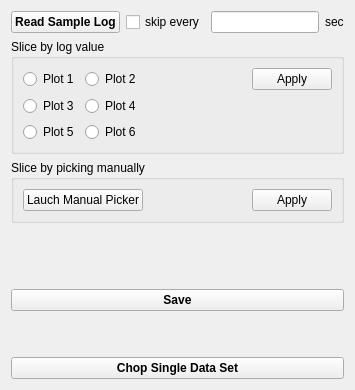
                  <widget class="QWidget" name="tab_7">
                   <attribute name="title">
                    <string>Log Value</string>
                   </attribute>
                   <layout class="QGridLayout" name="gridLayout_4">
                    <item row="0" column="0">
                     <layout class="QGridLayout" name="gridLayout_3">
                      <item row="4" column="0">
                       <spacer name="verticalSpacer_8">
                        <property name="orientation">
                         <enum>Qt::Vertical</enum>
                        </property>
                        <property name="sizeType">
                         <enum>QSizePolicy::Preferred</enum>
                        </property>
                        <property name="sizeHint" stdset="0">
                         <size>
                          <width>20</width>
                          <height>40</height>
                         </size>
                        </property>
                       </spacer>
                      </item>
                      <item row="5" column="0">
                       <widget class="QLabel" name="label_activeSlicer">
                        <property name="text">
                         <string/>
                        </property>
                        <property name="alignment">
                         <set>Qt::AlignJustify|Qt::AlignVCenter</set>
                        </property>
                       </widget>
                      </item>
                      <item row="0" column="0">
                       <layout class="QHBoxLayout" name="horizontalLayout_25">
                        <item>
                         <widget class="QPushButton" name="pushButton_readSampleLogFile">
                          <property name="font">
                           <font>
                            <weight>75</weight>
                            <bold>true</bold>
                           </font>
                          </property>
                          <property name="toolTip">
                           <string>&lt;html&gt;&lt;head/&gt;&lt;body&gt;&lt;p&gt;Tip: Select the run that you want to plot from the left-most data-tree. &lt;/p&gt;&lt;p&gt;&lt;br/&gt;&lt;/p&gt;&lt;p&gt;After loading sample log file (NeXus sample logs), plot the first 6 sample logs in the right graphs&lt;/p&gt;&lt;/body&gt;&lt;/html&gt;</string>
                          </property>
                          <property name="text">
                           <string>Read Sample Log</string>
                          </property>
                         </widget>
                        </item>
                        <item>
                         <widget class="QCheckBox" name="checkBox_logSkipSec">
                          <property name="font">
                           <font>
                            <pointsize>9</pointsize>
                           </font>
                          </property>
                          <property name="toolTip">
                           <string>&lt;html&gt;&lt;head/&gt;&lt;body&gt;&lt;p&gt;Resolution for plotting&lt;/p&gt;&lt;/body&gt;&lt;/html&gt;</string>
                          </property>
                          <property name="text">
                           <string>skip every</string>
                          </property>
                         </widget>
                        </item>
                        <item>
                         <widget class="QLineEdit" name="lineEdit_numSecLogSkip">
                          <property name="font">
                           <font>
                            <pointsize>9</pointsize>
                           </font>
                          </property>
                         </widget>
                        </item>
                        <item>
                         <widget class="QLabel" name="label_18">
                          <property name="font">
                           <font>
                            <pointsize>9</pointsize>
                           </font>
                          </property>
                          <property name="text">
                           <string>sec</string>
                          </property>
                         </widget>
                        </item>
                       </layout>
                      </item>
                      <item row="2" column="0">
                       <widget class="QGroupBox" name="groupBox_14">
                        <property name="sizePolicy">
                         <sizepolicy hsizetype="Preferred" vsizetype="Preferred">
                          <horstretch>0</horstretch>
                          <verstretch>0</verstretch>
                         </sizepolicy>
                        </property>
                        <property name="toolTip">
                         <string>&lt;html&gt;&lt;head/&gt;&lt;body&gt;&lt;p&gt;Only 1 of the plot can be selected to set up the event filtering. &lt;/p&gt;&lt;p&gt;For example, user can set up both slicing strategy by looking at stress and temperature, which are shown in plot1 and plot2.  Then he decides to use the slicing plan with plot1/stress.  So he select 'plot 1' and continue. &lt;/p&gt;&lt;/body&gt;&lt;/html&gt;</string>
                        </property>
                        <property name="title">
                         <string>Slice by log value</string>
                        </property>
                        <layout class="QGridLayout" name="gridLayout_6">
                         <item row="1" column="1">
                          <widget class="QRadioButton" name="radioButton_plot4">
                           <property name="text">
                            <string>Plot 4</string>
                           </property>
                          </widget>
                         </item>
                         <item row="2" column="0">
                          <widget class="QRadioButton" name="radioButton_plot5">
                           <property name="text">
                            <string>Plot 5</string>
                           </property>
                          </widget>
                         </item>
                         <item row="2" column="1">
                          <widget class="QRadioButton" name="radioButton_plot6">
                           <property name="text">
                            <string>Plot 6</string>
                           </property>
                          </widget>
                         </item>
                         <item row="0" column="0">
                          <widget class="QRadioButton" name="radioButton_plot1">
                           <property name="text">
                            <string>Plot 1</string>
                           </property>
                          </widget>
                         </item>
                         <item row="0" column="1">
                          <widget class="QRadioButton" name="radioButton_plot2">
                           <property name="sizePolicy">
                            <sizepolicy hsizetype="Expanding" vsizetype="Fixed">
                             <horstretch>0</horstretch>
                             <verstretch>0</verstretch>
                            </sizepolicy>
                           </property>
                           <property name="text">
                            <string>Plot 2</string>
                           </property>
                          </widget>
                         </item>
                         <item row="1" column="0">
                          <widget class="QRadioButton" name="radioButton_plot3">
                           <property name="text">
                            <string>Plot 3</string>
                           </property>
                          </widget>
                         </item>
                         <item row="0" column="2">
                          <widget class="QPushButton" name="pushButton_applyLog">
                           <property name="sizePolicy">
                            <sizepolicy hsizetype="Fixed" vsizetype="Fixed">
                             <horstretch>0</horstretch>
                             <verstretch>0</verstretch>
                            </sizepolicy>
                           </property>
                           <property name="minimumSize">
                            <size>
                             <width>80</width>
                             <height>0</height>
                            </size>
                           </property>
                           <property name="text">
                            <string>Apply</string>
                           </property>
                          </widget>
                         </item>
                        </layout>
                       </widget>
                      </item>
                      <item row="6" column="0">
                       <widget class="QPushButton" name="pushButton_saveSlicer">
                        <property name="font">
                         <font>
                          <weight>75</weight>
                          <bold>true</bold>
                         </font>
                        </property>
                        <property name="toolTip">
                         <string>&lt;html&gt;&lt;head/&gt;&lt;body&gt;&lt;p&gt;Save:&lt;/p&gt;&lt;p&gt;1. update to table in tab 'Load';&lt;/p&gt;&lt;p&gt;2. save to a file specified by user;&lt;/p&gt;&lt;/body&gt;&lt;/html&gt;</string>
                        </property>
                        <property name="text">
                         <string>Save</string>
                        </property>
                       </widget>
                      </item>
                      <item row="3" column="0">
                       <widget class="QGroupBox" name="groupBox_8">
                        <property name="title">
                         <string>Slice by picking manually</string>
                        </property>
                        <layout class="QGridLayout" name="gridLayout_18">
                         <item row="0" column="0">
                          <widget class="QPushButton" name="pushButton_manualPicker">
                           <property name="toolTip">
                            <string>&lt;html&gt;&lt;head/&gt;&lt;body&gt;&lt;p&gt;Pop up 'Log Picker'&lt;/p&gt;&lt;/body&gt;&lt;/html&gt;</string>
                           </property>
                           <property name="text">
                            <string>Lauch Manual Picker</string>
                           </property>
                          </widget>
                         </item>
                         <item row="0" column="2">
                          <widget class="QPushButton" name="pushButton_applyManual">
                           <property name="sizePolicy">
                            <sizepolicy hsizetype="Fixed" vsizetype="Fixed">
                             <horstretch>0</horstretch>
                             <verstretch>0</verstretch>
                            </sizepolicy>
                           </property>
                           <property name="minimumSize">
                            <size>
                             <width>80</width>
                             <height>0</height>
                            </size>
                           </property>
                           <property name="toolTip">
                            <string>&lt;html&gt;&lt;head/&gt;&lt;body&gt;&lt;p&gt;Indicate the boundary of each segment of all 6 snap views.&lt;/p&gt;&lt;p&gt;&lt;br/&gt;&lt;/p&gt;&lt;p&gt;Developer:&lt;/p&gt;&lt;p&gt;1. Identify the active picker (time, simple log value, or manual);&lt;/p&gt;&lt;p&gt;2. If the active one is time, then do nothing;&lt;/p&gt;&lt;p&gt;3. Apply the slicer boundaries to each snap view;&lt;/p&gt;&lt;/body&gt;&lt;/html&gt;</string>
                           </property>
                           <property name="text">
                            <string>Apply</string>
                           </property>
                          </widget>
                         </item>
                         <item row="0" column="1">
                          <spacer name="horizontalSpacer_11">
                           <property name="orientation">
                            <enum>Qt::Horizontal</enum>
                           </property>
                           <property name="sizeHint" stdset="0">
                            <size>
                             <width>40</width>
                             <height>20</height>
                            </size>
                           </property>
                          </spacer>
                         </item>
                        </layout>
                       </widget>
                      </item>
                      <item row="9" column="0">
                       <widget class="QPushButton" name="pushButton_chopDataSingleSet">
                        <property name="font">
                         <font>
                          <weight>75</weight>
                          <bold>true</bold>
                         </font>
                        </property>
                        <property name="toolTip">
                         <string>&lt;html&gt;&lt;head/&gt;&lt;body&gt;&lt;p&gt;&lt;span style=&quot; font-weight:400;&quot;&gt;Chop one event data file according to the slicing strategy specified in tab 'Log Value'&lt;/span&gt;&lt;/p&gt;&lt;/body&gt;&lt;/html&gt;</string>
                        </property>
                        <property name="text">
                         <string>Chop Single Data Set</string>
                        </property>
                       </widget>
                      </item>
                      <item row="8" column="0">
                       <spacer name="verticalSpacer_7">
                        <property name="orientation">
                         <enum>Qt::Vertical</enum>
                        </property>
                        <property name="sizeHint" stdset="0">
                         <size>
                          <width>20</width>
                          <height>40</height>
                         </size>
                        </property>
                       </spacer>
                      </item>
                     </layout>
                    </item>
                   </layout>
                  </widget>
